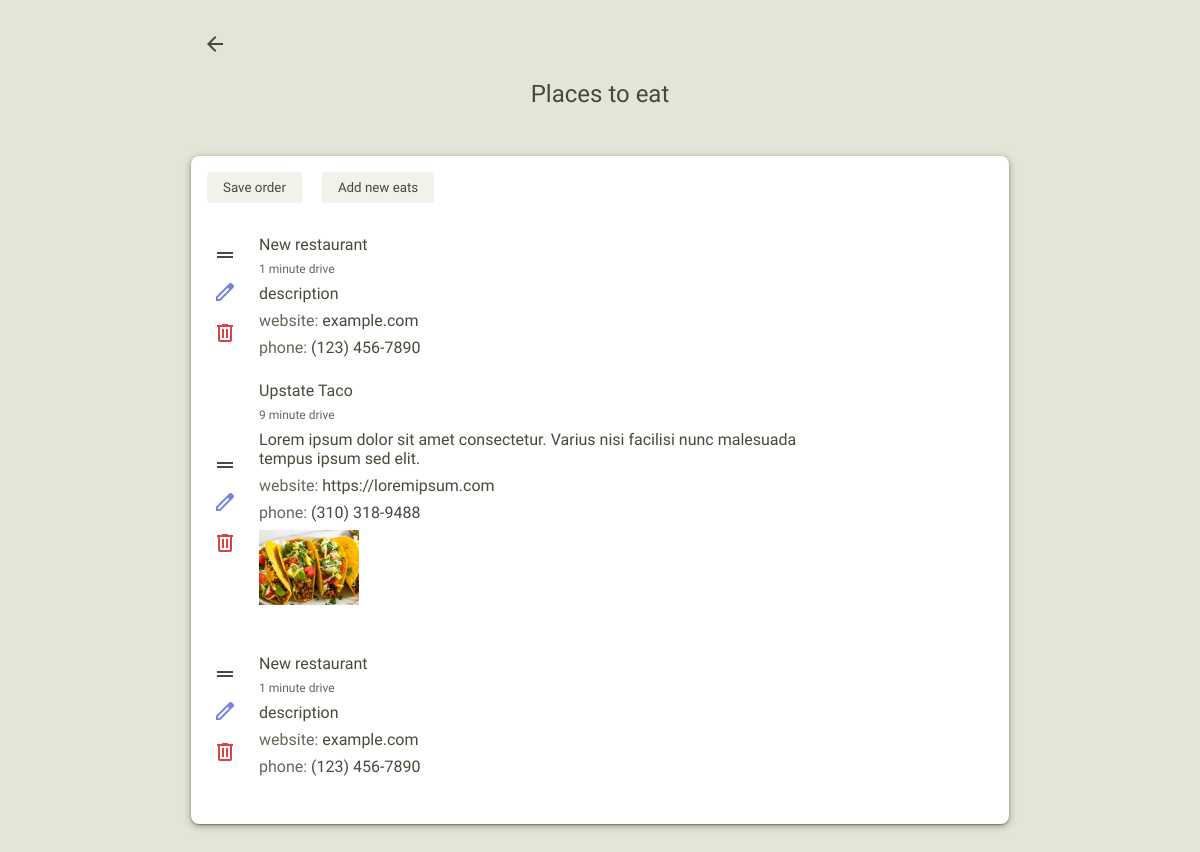
The app's page /eats_admin, older data.
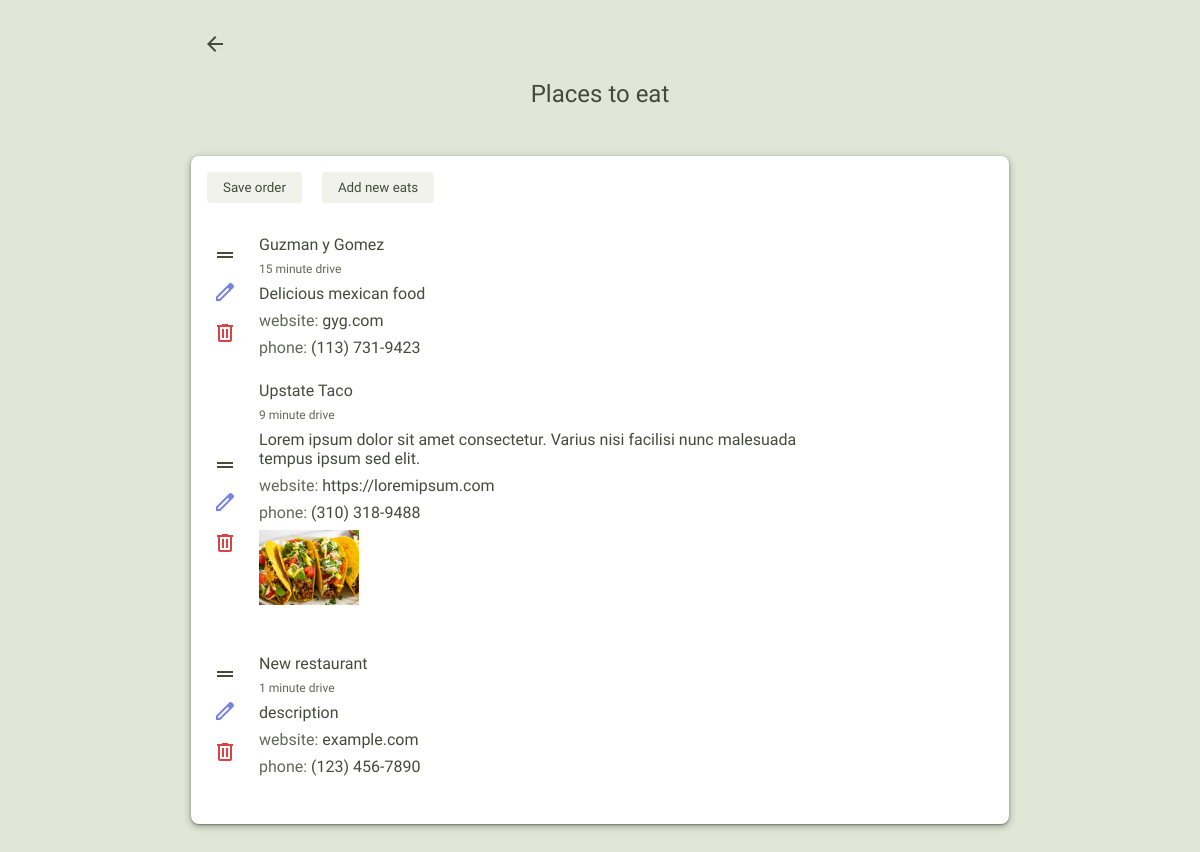
The same page, newer data.
### app/models.py (models this page shows, shortened)
class Eats(models.Model):
    id = models.BigAutoField(primary_key=True)
    title = models.CharField(max_length=300)
    drive_time = models.IntegerField()
    text = models.CharField(max_length=300)
    website = models.CharField(max_length=300, blank=True)
    phone = models.IntegerField()
    position = models.PositiveIntegerField()
    image = models.ImageField(upload_to='eats_pics/', blank=True)
    class Meta:
        ordering = ["position"]

### app/views.py (the view)
# urls.py: path("eats_admin", views.eats_admin, name="eats_admin"),
def eats_admin(request):
    eats = Eats.objects.all()
    form = EatsImageForm
    context = {
       "form": form,
       "eats": eats
    }
    return render(request, "app/eats_admin.html", context)

### app/templates/app/eats_admin.html (shortened to what this page needs)
{% extends 'app/layout.html' %}
{% block body %}
<div id="content-page">
    <a href="{% url 'index' %}">
        <span id="back-btn" class="material-symbols-outlined">
        </span>
    </a>
    <h3 id="content-title">Places to eat</h3>
    <div id="content">
        <button data-type="eats" class="save-positions btn-subtle" style="margin-right: 16px;">Save order</button>
        <button data-type="eats" class="new-item-btn btn-subtle" style="margin-bottom: 32px;">Add new eats</button>
        <div id="sortable" class="list-group">
            {% for eat in eats %}
                <div class="list-group-item eats" id="{{ eat.id }}">
                    <div class="buttons">
                        <span class="drag-btn material-symbols-outlined">
                        </span>
                        <div class="edit-btn-group">
                            <button class="edit-btn" data-action="edit" style="display: block;">
                                <span class="edit-icon material-symbols-outlined">
                                </span>
                            </button>
                        </div>
                        <button class="delete-btn" data-action="delete">
                            <span class="delete-icon material-symbols-outlined">
                            </span>
                        </button>
                    </div>
                    <div class="editable">
                        <div class="editable-title">{{ eat.title }}</div>
                        <div class="editable-drive">{{ eat.drive_time }} minute drive</div>
                        <div class="editable-text">{{ eat.text }}</div>
                        <div href="{{ eat.website }}" class="editable-website"><span style="color: #636758;">website: </span><a class="website" href="{{ eat.website }}">{{ eat.website }}</a></div>
                        <div class="editable-phone"><span style="color: #636758;">phone: </span><span class="phone-number">{{ eat.phone }}</span></div>
                        {% if eat.image %}
                            <div style="width: 100px; height: 100px;">
                                <img style="max-width: 100%; max-height: 100%;" src="{{ eat.image.url }}">
                            </div>
                        {% endif %}
                    </div>
                </div>
            {% endfor %}
        </div>
    </div>
</div>
{% endblock %}

### app/templates/app/layout.html (shortened to what this page needs)
{% load static %}
<!DOCTYPE html>
<html lang="en">
<head>
    <link rel="stylesheet" href="{% static 'app/css/styles.css' %}">
</head>
<body>
   {% block body %}
   {% endblock %}
</body>
</html>

### app/static/app/css/styles.css (style rules this page uses)
#content-page { max-width: 818px; margin-right: auto; margin-left: auto; padding: 0px 12px; }
#content-title { text-align: center; margin-bottom: 48px; }
#content { padding: 16px; padding-bottom: 48px; background-color: white; border-radius: 8px; box-shadow: 0px 1px 1.5px 0px rgba(70, 74, 59, 0.5), 0px 2px 7px 0px rgba(70, 74, 59, 0.5); }
#back-btn { padding-left: 12px; margin-bottom: 24px; }
.list-group { display: flex; flex-direction: column; gap: 24px; }
.list-group-item { display: flex; flex-direction: row; align-items: center; gap: 16px; max-width: 75%; overflow-wrap: break-word; }
.drag-btn { cursor: move; cursor: -webkit-grab; color: #464A3B; padding-left: 6px; }
.editable { display: flex; flex-direction: column; gap: 8px; max-width: 100%; }
.edit-btn { background-color: transparent; border: transparent; }
.edit-icon { color: #7882DF; }
.delete-btn { background-color: transparent; border: transparent; }
.delete-icon { color: #D94343; }
.editable-drive { display: block; font-size: 12px; color: #636758; }
.editable-title { display: block; font-weight: 500; font-size: 16px; }
.editable-text { display: block; font-size: 16px; overflow-y: scroll; max-height: 80px; }
.edit-btn-group { display: flex; gap: 8px; flex-direction: column; }
.btn-subtle { background: rgba(227, 231, 216, 0.5); border: none; border-radius: 4px; padding: 8px 16px; }
.buttons { display: flex; flex-direction: column; align-items: flex-start; gap: 12px; }
a { text-decoration: none; color: inherit; }
body { font-family: "Lexend", sans-serif; color: #464A3B; background-color: #E2E6D7; padding-left: 20px; padding-right: 20px; padding-bottom: 48px; padding-top: 24px; }
h3 { font-size: 24px; font-weight: 400; margin: 0; }
button { font-family: "Lexend", sans-serif; color: #464A3B; }

Row changes from the older to the newer data that the page shows:
removed Eats: title "New restaurant", drive_time "1", text "description", website "example.com", phone "(123) 456-7890"
added Eats: title "Guzman y Gomez", drive_time "15", text "Delicious mexican food", website "gyg.com", phone "(113) 731-9423"
